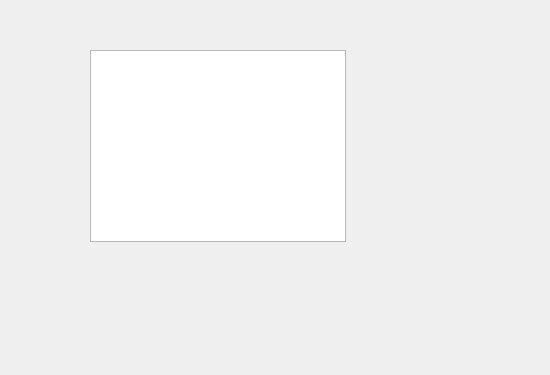
<?xml version="1.0" encoding="UTF-8"?>
<ui version="4.0">
 <class>Form</class>
 <widget class="QWidget" name="Form">
  <property name="geometry">
   <rect>
    <x>0</x>
    <y>0</y>
    <width>550</width>
    <height>375</height>
   </rect>
  </property>
  <property name="windowTitle">
   <string>Form</string>
  </property>
  <widget class="QTextBrowser" name="textBrowser">
   <property name="geometry">
    <rect>
     <x>90</x>
     <y>50</y>
     <width>256</width>
     <height>192</height>
    </rect>
   </property>
  </widget>
 </widget>
 <resources/>
 <connections/>
</ui>
